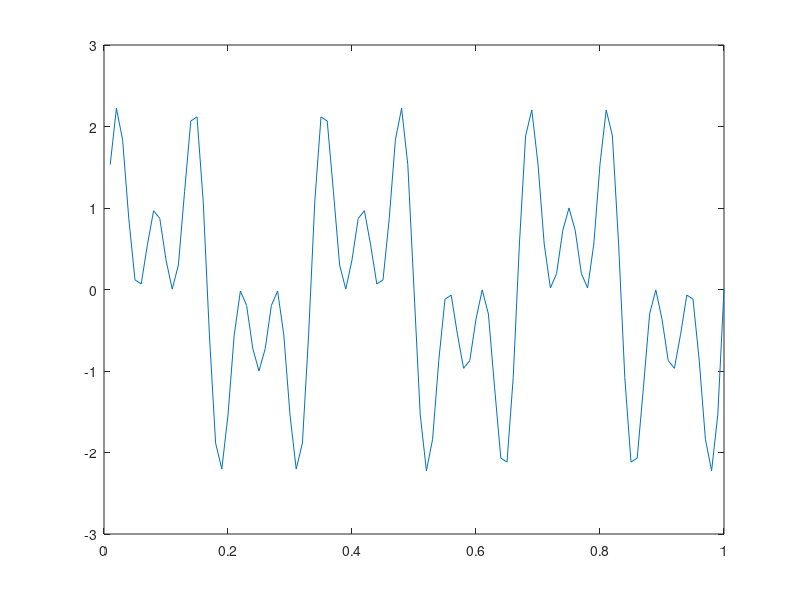
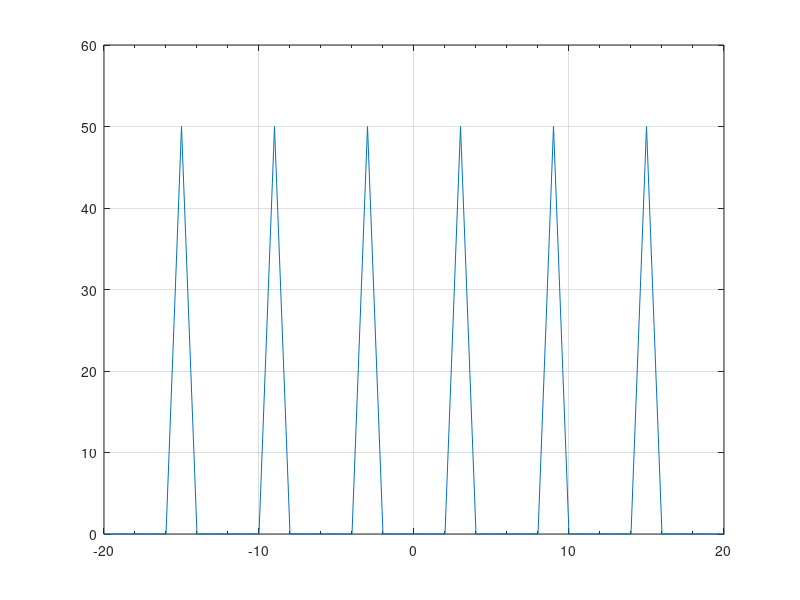
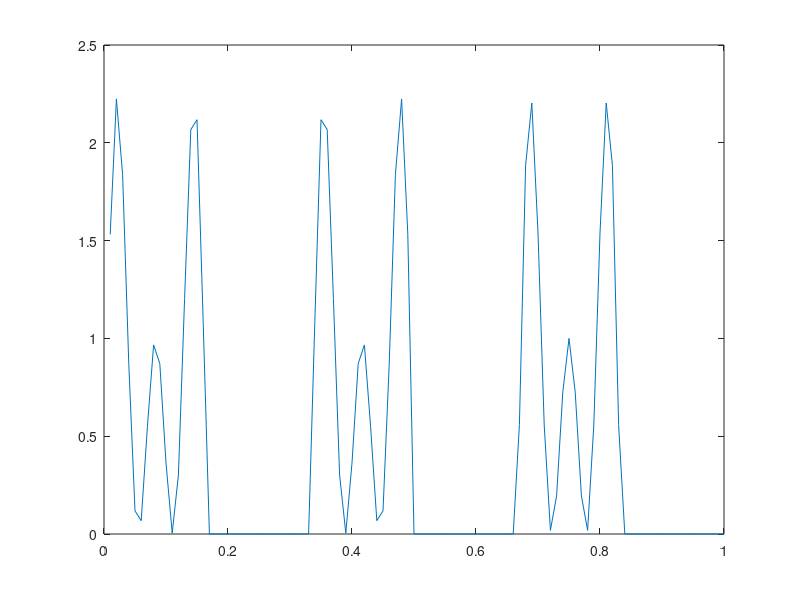
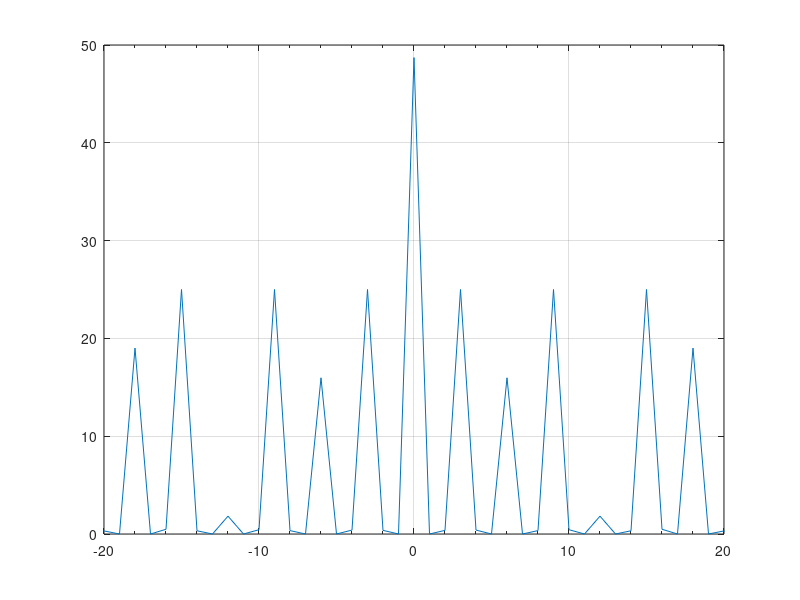

Recreate these plots in MATLAB, in order.
t=0.01:0.01:1;
x=sin(2*pi*3*t)+sin(2*pi*9*t)+sin(2*pi*15*t);
plot(t,x);figure
y=fftshift(fft(x));
z=ifft(fftshift(y));
f=linspace(-50,49);
plot(f,abs(y));figure(gcf)
xlim([-20 20])
set(gca,'XMinorTick','on')
% set(gca,'XTickLabel',-20:20)
grid on


x(x<0)=0;
figure
plot(t,x);figure;
y=fftshift(fft(x));
z=ifft(fftshift(y));
f=linspace(-50,49);
plot(f,abs(y));figure(gcf)
xlim([-20 20])
set(gca,'XMinorTick','on')
% set(gca,'XTickLabel',-20:20)
grid on